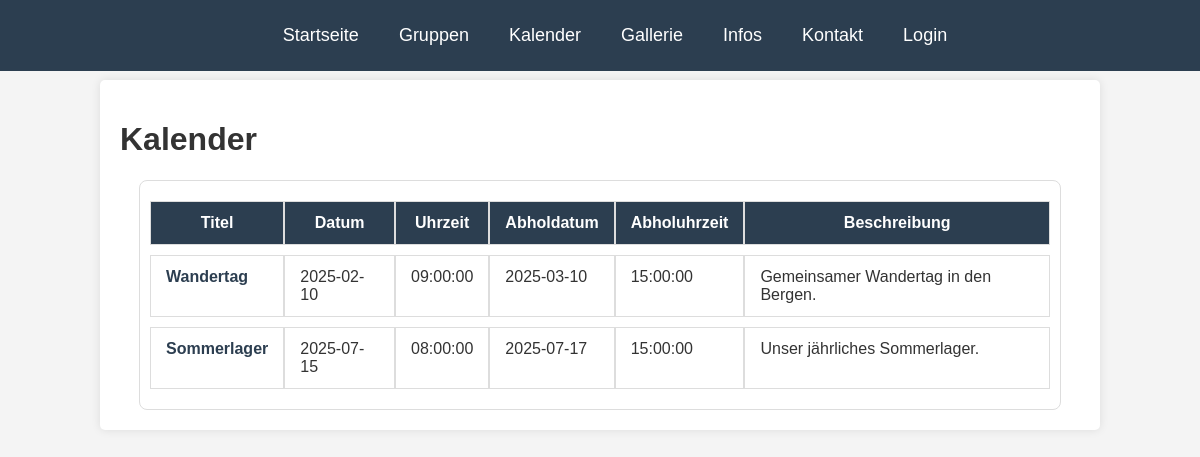
/calendar.php, run on the app's committed database.
### tables this page shows
CREATE TABLE calendar (
    id INT AUTO_INCREMENT PRIMARY KEY,
    title VARCHAR(100) NOT NULL,
    description TEXT,
    date DATE NOT NULL,
    time TIME NOT NULL,
    pickup_date DATE NOT NULL,
    pickup_time TIME NOT NULL
);

### calendar.php (the view, shortened to what this page needs)
<!DOCTYPE html>
<html lang="de">
<head>
    <link rel="stylesheet" href="styles.css">
</head>
<body>
<?php
include 'db.php';
include 'navbar.php';
?>
<div class="container">
    <h1>Kalender</h1>
	<div class="calendar-table-container">
    <table class="calendar-table">
        <thead>
            <tr>
                <th>Titel</th>
                <th>Datum</th>
                <th>Uhrzeit</th>
                <th>Abholdatum</th>
                <th>Abholuhrzeit</th>
                <th>Beschreibung</th>
            </tr>
        </thead>
        <tbody>
            <?php
            $result = $conn->query("SELECT * FROM calendar ORDER BY date, time, pickup_date, pickup_time, description");
            while ($row = $result->fetch_assoc()) {
                echo "<tr>";
                echo "<td>" . htmlspecialchars($row['title']) . "</td>";
                echo "<td>" . htmlspecialchars($row['date']) . "</td>";
                echo "<td>" . htmlspecialchars($row['time']) . "</td>";
                echo "<td>" . htmlspecialchars($row['pickup_date']) . "</td>";
                echo "<td>" . htmlspecialchars($row['pickup_time']) . "</td>";
                echo "<td>" . nl2br(htmlspecialchars($row['description'])) . "</td>";
                echo "</tr>";
            }
            ?>
        </tbody>
    </table>
</div>
</div>
</body>
</html>

### styles.css (style rules this page uses)
body { font-family: Arial, sans-serif; background-color: #f4f4f4; color: #333; margin: 0; padding: 0; }
body { padding-top: 60px; }
.container { width: 80%; margin: 20px auto; background: white; padding: 20px; box-shadow: 0 0 10px rgba(0, 0, 0, 0.1); border-radius: 5px; }
.calendar-table { width: 100%; border-collapse: separate; border-spacing: 0 10px; font-size: 16px; text-align: left; }
.calendar-table th { background-color: #2c3e50; color: white; padding: 12px 15px; border: 1px solid #ddd; text-align: center; position: sticky; top: 0; }
.calendar-table td { padding: 12px 15px; border: 1px solid #ddd; background-color: #ffffff; vertical-align: top; }
.calendar-table tr { transition: background-color 0.3s ease; }
.calendar-table tr:nth-child(even) { background-color: #2c3e50; }
.calendar-table-container { max-width: 900px; margin: auto; overflow-x: auto; padding: 10px; border-radius: 8px; border: 1px solid #ddd; background-color: ##2c3e50; }
.calendar-table td:first-child { font-weight: bold; color: #2c3e50; }

### data on the page
calendar: title "Wandertag", date "2025-02-10", time "09:00:00", pickup_date "2025-03-10", pickup_time "15:00:00", description "Gemeinsamer Wandertag in den Bergen."
calendar: title "Sommerlager", date "2025-07-15", time "08:00:00", pickup_date "2025-07-17", pickup_time "15:00:00", description "Unser jährliches Sommerlager."
